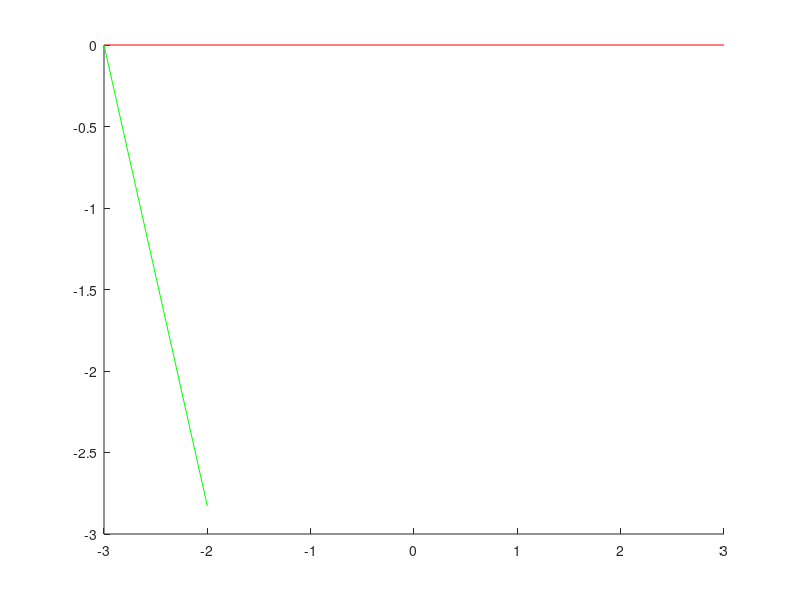

Reproduce this figure in MATLAB. (Note: this script raises an error after producing the figure.)
% clears previous fiugres
clear, clc, close all

% values for testing
a = 3;
b = a;
cx = 0;
cy = 6;
h = 4;
d = sqrt(a^2 - ((cy - h)/2)^2);

% find angle of straight travel
theta_initial = -acos((cy - h) / (2 * a));

% draw suspension when traveling straight
hold on;
plot([-cy/2, cy/2], [0, 0], 'r');
plot([-cy/2, a*cos(theta_initial) - (cy/2)], [0, a*sin(theta_initial)], 'g');
plot([cy/2, a*cos(compute_phi(theta_initial, a, b, cx, cy, h) - pi) + (cy/2)], [0, a*sin(-compute_phi(theta_initial, a, b, cx, cy, h) - pi)], 'g');
plot([-h/2, h/2], [-d, -d], 'b');
set(gca, 'XLim', [(-cy/2) - a - 1, (cy/2) + a + 1], 'YLim', [(-cy/2) - a - 1, (cy/2) + a + 1]);
hold off;

% possible thetas (change this to take into account tire width and length)
theta_lin = linspace(theta_initial, -5*pi/6, 100);

% for i = theta_lin
%     cla reset;
%     hold on;
%     plot([-cy/2, cy/2], [0, 0], 'r');
%     plot([-cy/2, a*cos(i) - (cy/2)], [0, a*sin(i)], 'g');
%     plot([cy/2, a*cos(-compute_phi(i, a, b, cx, cy, h) - pi) + (cy/2)], [0, a*sin(-compute_phi(i, a, b, cx, cy, h) - pi)], 'g');
%     hold off;
%     set(gca, 'XLim', [(-cy/2) - a - 1, (cy/2) + a + 1], 'YLim', [(-cy/2) - a - 1, (cy/2) + a + 1]);
%     drawnow
% end